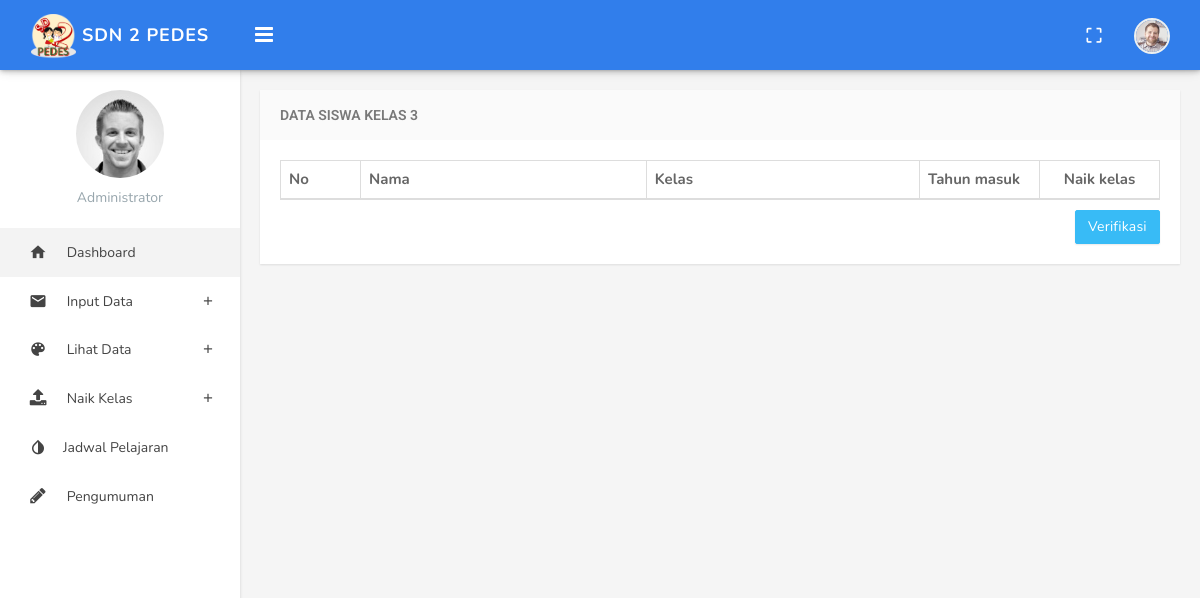
Before: /index.php/admin/naikkelas/kelas3 with the older database file.
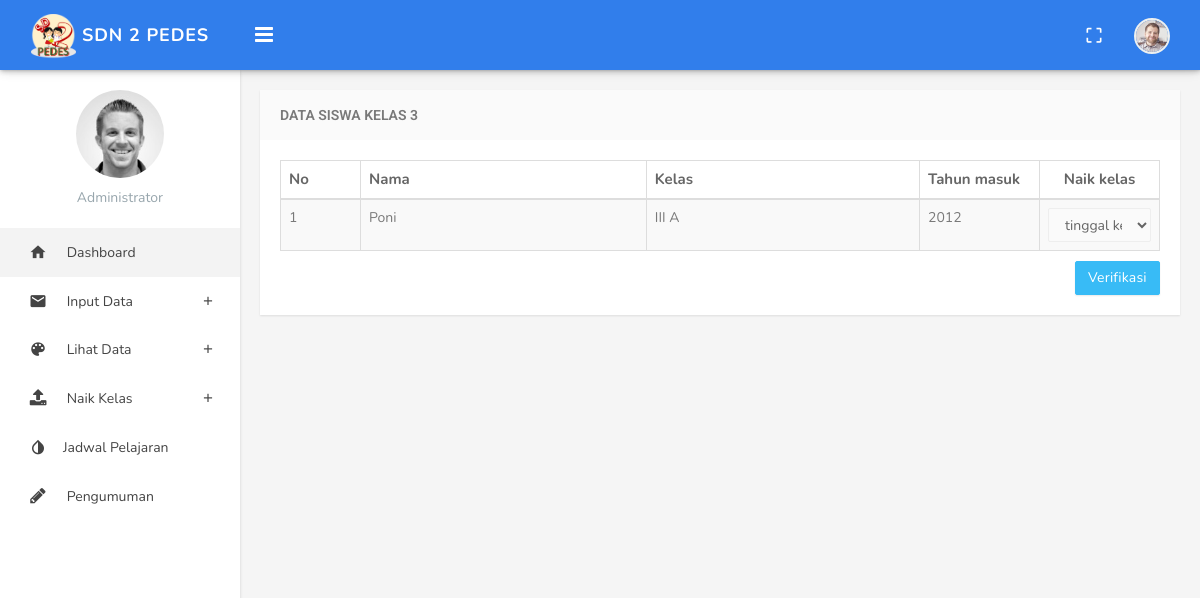
After: the same page with the newer database file.
### tables this page shows
CREATE TABLE `siswa` (
  `nis` varchar(15) NOT NULL,
  `nama` varchar(30) NOT NULL,
  `jk` enum('L','P') NOT NULL,
  `ttl` varchar(30) NOT NULL,
  `id_kelas` int(5) NOT NULL,
  `th_masuk` varchar(15) NOT NULL,
  `nope` varchar(15) NOT NULL,
  `alamat` varchar(50) NOT NULL
);

CREATE TABLE `ruang_kelas` (
  `id` int(5) NOT NULL,
  `nama_ruangan` varchar(6) NOT NULL,
  `jumlah_siswa` int(2) NOT NULL,
  `status` int(11) NOT NULL
);

### application/controllers/admin/Naikkelas.php (called while the page is built, shortened)
<?php
class Naikkelas extends CI_Controller
{
    public function kelas3()
	{
        $data['siswa']= $this->db->select('siswa.*, ruang_kelas.nama_ruangan as kelas')->from('siswa')->join('ruang_kelas','ruang_kelas.id=siswa.id_kelas')->where('ruang_kelas.status',3)->get()->result();
        $stat = $this->db->select('status')->from('ruang_kelas')->where('ruang_kelas.id',5)->get()->row();
        $id = $stat->status;
        $data['naik']= $this->db->select('*')->from('ruang_kelas')->where('ruang_kelas.status',$id+1)->get()->result();
        $this->load->view('admin/naikkelas/kelas3',$data);
    }
}

### index.php (called while the page is built, shortened)
<?php
require_once BASEPATH.'core/CodeIgniter.php';

### application/views/admin/naikkelas/kelas3.php (the view, shortened to what this page needs)
<!DOCTYPE html>
<html>
<head>
</head>
<body class="fixed-left">
    <div id="wrapper">
        <div class="content-page">
			<div class="content">
				<div class="container">
					<div class="row">
						<div class="col-md-12">
							<div class="panel panel-default">
								<div class="panel-heading">
									<h3 class="panel-title">Data Siswa Kelas 3</h3>
								</div>
								<div class="panel-body">
									<table width="100%" class="table table-striped table-bordered" id="tabeldata">
										<thead>
											<tr>
												<th width="80">No</th>
												<th >Nama</th>
												<th>Kelas</th>
												<th width="120">Tahun masuk</th>
												<th width="120"><center>Naik kelas</center></th>
											</tr>
										</thead>
										<tbody>
                                        <?php $no = 1; ?>
                                            <?php foreach($siswa as $sw) : ?>
                                                <tr class="gradeX">
                                                    <td><?= $no++;?> </td>
                                                    <td><?= $sw->nama; ?></td>
                                                    <td><?= $sw->kelas; ?></td>
                                                    <td><?= $sw->th_masuk; ?></td>
                                                    <td >
                                                    <select name="kelas" class="form-control">
                                                    <option>tinggal kelas</option>
                                                    </select></td>
                                                </tr>
                                            <?php endforeach; ?>
										</tbody>
									</table>
                                    <button type="submit" class="btn btn-info waves-effect waves-light pull-right">Verifikasi</button>
								</div>
							</div>
						</div>
						</div>
					</div>
				</div>
			</div>
		</div>
</body>
</html>

Changed rows visible on the page:
now on this page (row edited): siswa: nama "Poni", ruang_kelas.nama_ruangan "III A", th_masuk "2012"
